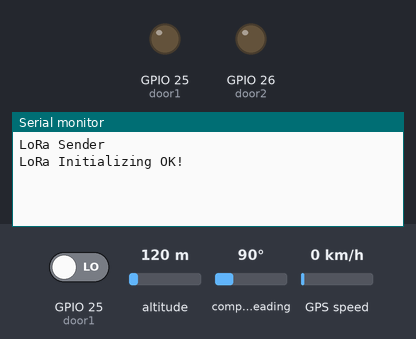
Bench run of a sketch on a simulated ESP32. On the bench: output pins drawn as LEDs (lit = HIGH), the last lines printed to the serial monitor. The inputs (shaded band) are chosen by the test bench; at power-on: GPIO 25 (door1) LOW, altitude 120 m, compass heading 90°, GPS speed 0 km/h. The GPS gets a fix after 3 s at 37.7749, -122.4194 with 8 satellites; no radio packets arrive unless stated; nothing arrives over Bluetooth unless stated.

Above: at 1.2 s.
1.3 s: GPIO 25 (door1) driven HIGH
At 2.1 s:
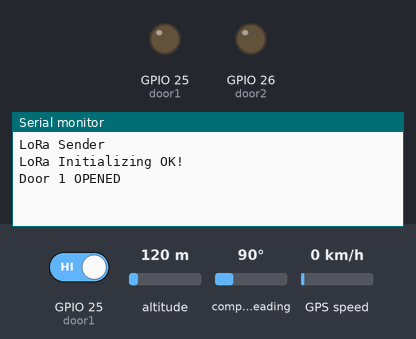
At 4.4 s:
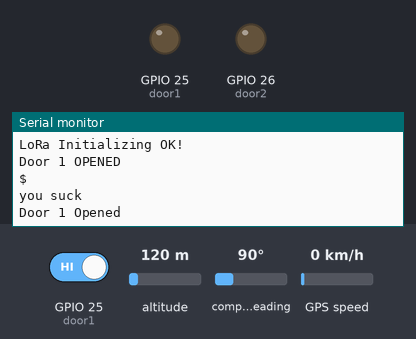

Measured:
- after the input at 1.3 s, the serial monitor: prints a new line at once (image 1)

The sketch:

GEARSSSender.ino
```cpp
#include <SPI.h>
#include <LoRa.h>
#include <BluetoothSerial.h>
#include <TinyGPS++.h>
#define RXD2 16
#define TXD2 17

//define the pins used by the transceiver module
#define ss 5
#define rst 14
#define dio0 2

//Variables to keep track of door status
int door1 = 25, door2 = 26;
volatile int state1 =  false, state2 = false;
unsigned long previousMillis1 = 0, previousMillis2 = 0, previousMillis3 = 0, previousMillis4 = 0;
const long interval = 1000;
int sent = 0, s1 = 0, s2 = 0;

//Defining Bluetooth object
BluetoothSerial bt;
String pwd="";

TinyGPSPlus gps;

void changeDoor1Status() {
    unsigned long currentMillis = millis();
    if(currentMillis - previousMillis1 >= interval) {
        previousMillis1 = currentMillis;
        state1 = !state1;
    }
}

void changeDoor2Status() {
    unsigned long currentMillis = millis();
    if(currentMillis - previousMillis2 >= interval) {
        previousMillis2 = currentMillis;
        state2 = !state2;
    }
}

void trackLocation()
{
  while(1)
  {
    while(Serial2.available()){
    gps.encode(Serial2.read());
    unsigned long currentMillis = millis();
    if(currentMillis - previousMillis4 >= 5000){
      previousMillis4 = currentMillis;
      LoRa.beginPacket();
      LoRa.print(gps.location.lat());
      LoRa.print(",");
      LoRa.print(gps.location.lng());
      LoRa.endPacket();
   }
  }
 }
}

void setup() {
  //initialize Serial Monitor
  Serial.begin(115200);
  Serial2.begin(9600, SERIAL_8N1, RXD2, TXD2);
  while (!Serial);
  Serial.println("LoRa Sender");
  //setup LoRa transceiver module
  LoRa.setPins(ss, rst, dio0);
  while (!LoRa.begin(868E6)) {
    Serial.println(".");
    delay(500);
  }
  // Change sync word (0xF3) to match the receiver
  // ranges from 0-0xFF
  LoRa.setSyncWord(0xF3);
  Serial.println("LoRa Initializing OK!");
  pinMode(door1, OUTPUT);
  attachInterrupt(digitalPinToInterrupt(door1), changeDoor1Status, CHANGE);
  pinMode(door2, OUTPUT);
  attachInterrupt(digitalPinToInterrupt(door2), changeDoor2Status, CHANGE);
  bt.begin("Car Theft Detector");
}

void loop() {
  unsigned long currentMillis = millis();
  int d1 = state1, d2 = state2;
  if(d1 && s1==0){
    s1 = 1;
    Serial.println("Door 1 OPENED");
  }
  else if(!d1 && s1==1){
    Serial.println("Door 1 CLOSED");
    s1 = 0;
  }
  if(d2 && s2==0){
    s2 = 1;
    Serial.println("Door 2 OPENED");
  }
  else if(!d2 && s2==1){
    Serial.println("Door 2 CLOSED");
    s2 = 0;
  }
  if((s1 || s2) && (currentMillis - previousMillis3 >= interval)){
    previousMillis3 = currentMillis;
    unsigned long start_time = millis();
    unsigned long current = 0;
    do
    {
       pwd=bt.readString();
       current = millis();
    }
    while(pwd=="" && current-start_time<=60000);
    Serial.println(pwd);
    if(pwd == "Hello") Serial.println("RIGHT ON BRO");
    else
    {
      Serial.println("you suck");
      String msg;
      if(s1 && s2) msg = "Doors 1 and 2 Opened";
      else if(s1) msg = "Door 1 Opened";
      else if(s2) msg = "Door 2 Opened";
      delay(1000);
      LoRa.beginPacket();
      LoRa.print(msg);
      Serial.println(msg);
      LoRa.endPacket();
      delay(2000);
      trackLocation();
    }
  }
  delay(100);
}
```
